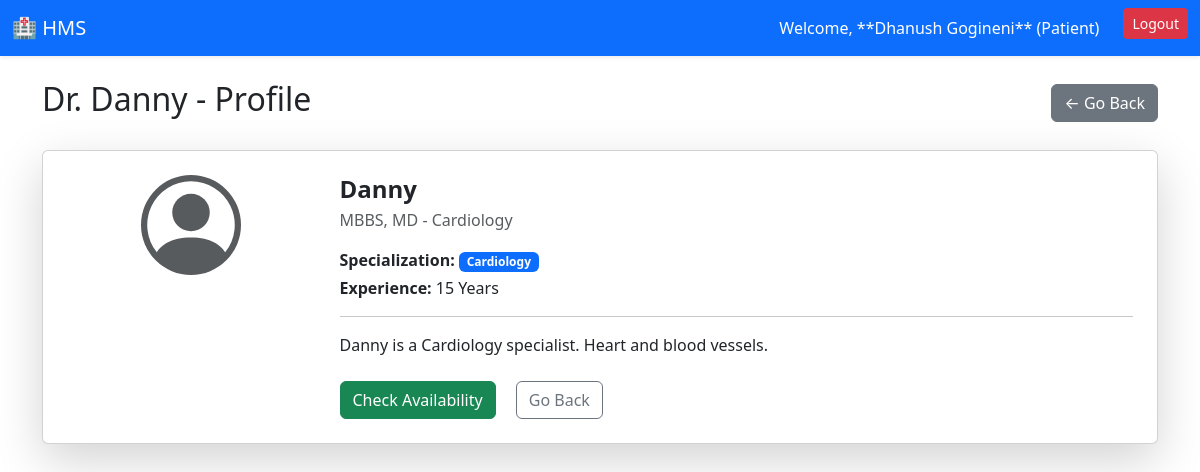
The app's page /patient/doctor/3 (signed in) with its own data.
### tables this page shows
CREATE TABLE user (
            user_id INTEGER PRIMARY KEY AUTOINCREMENT,
            username TEXT UNIQUE NOT NULL,
            password_hash TEXT NOT NULL,
            role TEXT NOT NULL CHECK(role IN ('Admin', 'Doctor', 'Patient')),
            name TEXT NOT NULL,
            contact_info TEXT,
            is_active BOOLEAN DEFAULT 1 -- For blacklisting/removal
        );

CREATE TABLE doctor (
            doctor_id INTEGER PRIMARY KEY,
            dept_id INTEGER NOT NULL,
            specialization_name TEXT NOT NULL,
            FOREIGN KEY (doctor_id) REFERENCES user (user_id),
            FOREIGN KEY (dept_id) REFERENCES department (dept_id)
        );

CREATE TABLE department (
            dept_id INTEGER PRIMARY KEY AUTOINCREMENT,
            name TEXT UNIQUE NOT NULL,
            description TEXT
        );

### app.py (the view)
@app.route('/patient/doctor/<int:doctor_id>')
@login_required(role='Patient')
def view_doctor_profile(doctor_id):
    db = get_db()
    doctor = db.execute('''
        SELECT
            u.name, u.contact_info, d.specialization_name, dept.description AS dept_description
            , 'MBBS, MD - ' || d.specialization_name AS degrees,
            '15 Years' AS experience_overall
        FROM user u
        JOIN doctor d ON u.user_id = d.doctor_id
        JOIN department dept ON d.dept_id = dept.dept_id
        WHERE u.user_id = ? AND u.role = 'Doctor' AND u.is_active = 1
    ''', (doctor_id,)).fetchone()
    if not doctor:
        flash("Doctor profile not found.", 'danger')
        return redirect(url_for('patient_dashboard'))
    return render_template('patient/doctor_profile.html', doctor=doctor, doctor_id=doctor_id)

### app.py (called while the page is built, shortened)
def get_db():
    db = getattr(g, '_database', None)
    if db is None:
        db = g._database = get_db_connection()
    return db

@app.teardown_appcontext
def close_connection(exception):
    db = getattr(g, '_database', None)
    if db is not None:
        db.close()

def login_required(role=None):
    def wrapper(f):
        @wraps(f)
        def decorated_function(*args, **kwargs):
            if 'user_id' not in session:
                flash('Please log in to access this page.', 'warning')
                return redirect(url_for('login'))
            return f(*args, **kwargs)
        return decorated_function
    return wrapper

### database.py (called while the page is built)
def get_db_connection():
    conn = sqlite3.connect(DATABASE)
    conn.row_factory = sqlite3.Row
    return conn

### templates/patient/doctor_profile.html (shortened to what this page needs)
{% extends 'base.html' %}
{% block content %}
<div class="d-flex justify-content-between align-items-center mb-4">
    <h2>Dr. {{ doctor['name'] }} - Profile</h2>
    <a href="{{ url_for('view_department', dept_id=doctor_id) }}" class="btn btn-secondary">← Go Back</a>
</div>
<div class="card shadow-lg p-4">
    <div class="row">
        <div class="col-md-3 text-center mb-3">
        </div>
        <div class="col-md-9">
            <p class="h4 fw-bold mb-1">{{ doctor['name'] }}</p>
            <p class="text-muted mb-3">{{ doctor['degrees'] }}</p>
            <p class="mb-1"><strong>Specialization:</strong> <span class="badge bg-primary">{{ doctor['specialization_name'] }}</span></p>
            <p class="mb-1"><strong>Experience:</strong> {{ doctor['experience_overall'] }}</p>
            <hr>
            <p>{{ doctor['name'] }} is a {{ doctor['specialization_name'] }} specialist. {{ doctor['dept_description'] }}</p>
            <div class="mt-4">
                <a href="{{ url_for('check_doctor_availability', doctor_id=doctor_id) }}" class="btn btn-success me-3">Check Availability</a>
                <a href="{{ url_for('view_department', dept_id=doctor_id) }}" class="btn btn-outline-secondary">Go Back</a>
            </div>
        </div>
    </div>
</div>
{% endblock %}

### records on screen
user: name "Danny"
doctor: degrees "MBBS, MD - Cardiology", specialization_name "Cardiology"
department: dept_description "Heart and blood vessels."

### other values on screen
{{ session['name'] }} "Dhanush Gogineni"
{{ session['role'] }} "Patient"
{{ doctor['experience_overall'] }} "15 Years"
